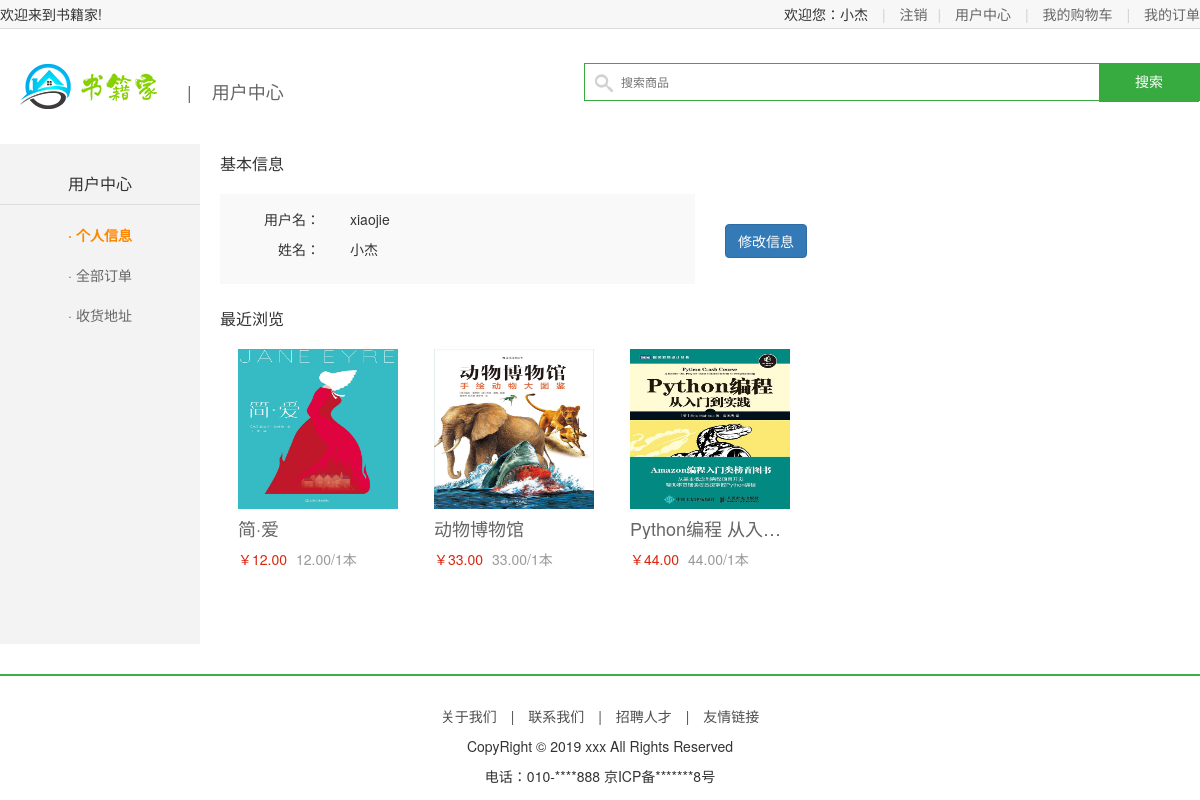
Page /UserInfo (signed in) on the committed database.
### app/models.py (models this page shows, shortened)
class History(models.Model):
    user = models.ForeignKey(User, verbose_name='用户', on_delete=models.CASCADE)
    good = models.ForeignKey(Goods, verbose_name='商品', on_delete=models.CASCADE)
    show_datetime = models.DateTimeField(auto_now=True, verbose_name='浏览时间')

class Goods(models.Model):
    status_choices = (
        (0, '下线'),
        (1, '上线'),
    )
    name = models.CharField(max_length=20, verbose_name='书籍名称')
    desc = models.CharField(max_length=256, verbose_name='书籍简介')
    price = models.DecimalField(max_digits=10, decimal_places=2, verbose_name='书籍价格')
    unite = models.CharField(max_length=20, verbose_name='商品单位')
    image = models.ImageField(upload_to='goods', verbose_name='书籍主图')
    book_type = models.CharField(max_length=64, verbose_name='书籍类型')
    publishing_house = models.CharField(max_length=64, verbose_name='出版社')
    stock = models.IntegerField(default=1, verbose_name='商品库存')
    sales = models.IntegerField(default=0, verbose_name='商品销量')
    status = models.SmallIntegerField(default=1, choices=status_choices, verbose_name='商品状态')
    detail = UEditorField(width=600, height=300, toolbars="full", imagePath="images/",
                          filePath="files/", upload_settings={"imageMaxSize": 1204000}, settings={},
                          verbose_name='商品详情')
    add_datetime = models.DateTimeField(verbose_name='添加时间', default=timezone.now)
    class Meta:
        db_table = 'goods'
        verbose_name = '商品信息'
        verbose_name_plural = verbose_name

### app/views.py (the view, shortened to what this page needs)
# urls.py: path('UserInfo', views.user_info, name='user_info'),  # 用户中心
@login_required
def user_info(request):
    if request.method == 'GET':
        history_obj = models.History.objects.filter(user=request.user)
        context = {
            'history_obj': history_obj
        }
        return render(request, 'app/user/UserInfo.html', context)

### templates/app/user/UserInfo.html (shortened to what this page needs)
{% extends 'app/user/base_user.html' %}
{% block user_title %}用户中心{% endblock user_title %}
{% block contenr %}
    <div class="main_con clearfix">
        <div class="left_menu_con clearfix">
            <h3>用户中心</h3>
            <ul>
                <li><a href="{% url 'home:user_info' %}" class="active">· 个人信息</a></li>
                <li><a href="{% url 'home:user_order' %}">· 全部订单</a></li>
                <li><a href="{% url 'home:user_addr' %}">· 收货地址</a></li>
            </ul>
        </div>
        <div class="right_content clearfix">
            <div class="info_con clearfix">
                <h3 class="common_title2">基本信息</h3>
                <div class="row">
                    <div class="col-md-6">
                        <ul class="user_info_list">
                            <li><span>用户名：</span>{{ request.user.username }}</li>
                            <li><span>姓名：</span>{{ request.user.first_name }}</li>
                        </ul>
                    </div>
                    <div class="col-md-6">
                        <div style="height: 40px"></div>
                        <button type="button" class="btn btn-primary" data-toggle="modal" data-target="#myModal">修改信息
                        </button>
                    </div>
                </div>
            </div>
            <h3 class="common_title2">最近浏览</h3>
            <div class="has_view_list">
                <ul class="goods_type_list clearfix">
                    {% for his in history_obj %}
                        <li>
                            <a href="../detail.html"><img src="/media/{{ his.good.image }}"></a>
                            <h4><a href="../detail.html">{{ his.good.name }}</a></h4>
                            <div class="operate">
                                <span class="prize">￥{{ his.good.price }}</span>
                                <span class="unit">{{ his.good.price }}/{{ his.good.unite }}</span>
                            </div>
                        </li>
                    {% endfor %}
                </ul>
            </div>
        </div>
    </div>
{% endblock contenr %}
{% block script %}
    <link rel="stylesheet" href="https://cdn.jsdelivr.net/npm/bootstrap@3.3.7/dist/css/bootstrap.min.css"
>
{% endblock script %}

### templates/app/base_site.html (shortened to what this page needs)
{% extends 'Base.html' %}
{% block body %}
    {% block exclude_footer %}
        <div class="header_con">
            <div class="header">
                <div class="welcome fl">欢迎来到书籍家!</div>
                <div class="fr">
                    {% if request.user.is_authenticated %}
                        <div class="login_btn fl">
                            欢迎您：<em>{{ request.user.first_name }}</em>
                            <span>|</span>
                            <a href="{% url 'home:logout' %}">注销</a>
                        </div>
                    {% else %}
                        <div class="login_btn fl">
                            <a href="{% url 'home:login' %}">登录</a>
                            <span>|</span>
                            <a href="{% url 'home:register' %}">注册</a>
                        </div>
                    {% endif %}
                    <div class="user_link fl">
                        <span>|</span>
                        <a href="{% url 'home:user_info' %}">用户中心</a>
                        <span>|</span>
                        <a href="{% url 'home:user_car' %}">我的购物车</a>
                        <span>|</span>
                        <a href="{% url 'home:user_order' %}">我的订单</a>
                    </div>
                </div>
            </div>
        </div>
        {% block user_base %}{% endblock user_base %}
    {% endblock exclude_footer %}
    <div class="footer">
        <div class="foot_link">
            <a href="#">关于我们</a>
            <span>|</span>
            <a href="#">联系我们</a>
            <span>|</span>
            <a href="#">招聘人才</a>
            <span>|</span>
            <a href="#">友情链接</a>
        </div>
        <p>CopyRight © 2019 xxx All Rights Reserved</p>
        <p>电话：010-****888 京ICP备*******8号</p>
    </div>
{% endblock body %}

### static/css/main.css (style rules this page uses)
body { font-family:'Microsoft Yahei';font-size:12px;color:#666; }
html,body { height:100% }
.header_con { background-color:#f7f7f7; height:29px; border-bottom:1px solid #dddddd }
.header { width:1200px; height:29px; margin:0 auto; }
.welcome,.login_info,.login_btn,.user_link { line-height:29px; }
.login_btn a,.user_link a { color:#666; }
.login_btn span,.user_link span { color:#cecece; margin:0 10px; }
.footer { border-top:2px solid #42ad46; margin:30px 0; }
.foot_link { text-align:center;margin-top:30px; }
.foot_link a,.foot_link span { color:#4e4e4e; }
.foot_link span { padding:0 10px }
.footer p { text-align:center; margin-top:10px; }
.goods_type_list { margin:10px auto 0; }
.goods_type_list li { width:196px; float:left; margin-bottom:10px }
.goods_type_list li img { width:160px;height:160px;display:block;margin:10px auto; }
.goods_type_list li h4 { width:160px;margin:0 auto; }
.goods_type_list li h4 a { font-weight:normal;color:#666;display:block;width:160px;overflow:hidden;white-space:nowrap;text-overflow:ellipsis; }
.operate { width:160px;margin:10px auto;position:relative; }
.goods_type_list .operate .prize { color:#da260e; font-size:14px; }
.goods_type_list .operate .unit { color:#999;padding-left:5px; }
.main_con { width:1200px; margin:0 auto; background:url(/static/images/left_bg.jpg) repeat-y; }
.left_menu_con { width:200px; float:left; }
.left_menu_con h3 { font-size:16px; line-height:40px; border-bottom:1px solid #ddd; text-align:center; margin-bottom:10px; }
.left_menu_con ul li { line-height:40px; text-align:center; font-size:14px; }
.left_menu_con ul li a { color:#666; }
.left_menu_con ul li .active { color:#ff8800; font-weight:bold; }
.right_content { width:980px; float:right; min-height:500px; }
.common_title2 { height:20px;line-height:20px;font-size:16px;margin:10px 0; }
.user_info_list { background-color:#f9f9f9; margin:10px 0 15px; padding:10px 0; height:90px; }
.user_info_list li { line-height:30px; text-indent:30px; font-size:14px; }
.user_info_list li span { width:100px; float:left; text-align:right; }
.info_con { width:980px; }

### rows in the picture
History: good.image (picture), good.name "简·爱", good.price "12.00", good.unite "1本"
History: good.image (picture), good.name "动物博物馆", good.price "33.00", good.unite "1本"
History: good.image (picture), good.name "Python编程 从入…", good.price "44.00", good.unite "1本"

### other values in the picture
{{ request.user.first_name }} "小杰"
{{ request.user.username }} "xiaojie"
